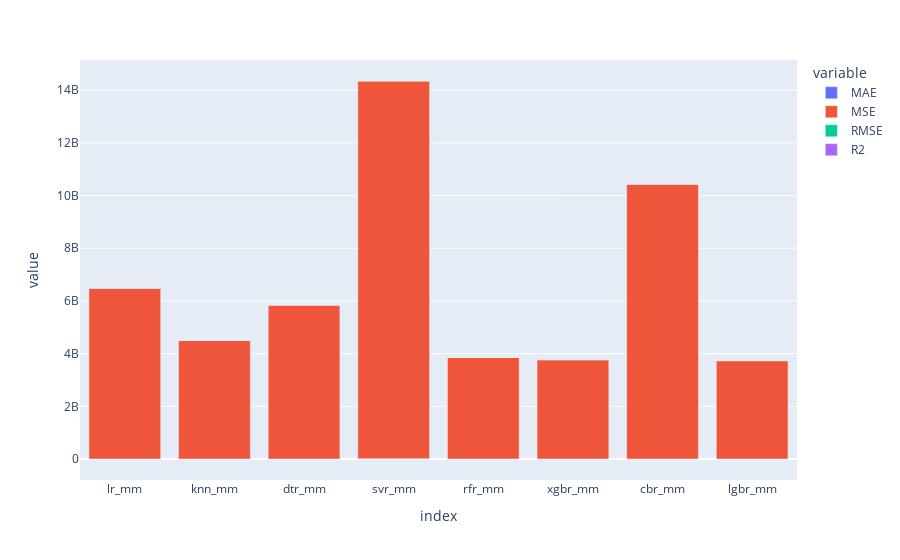

The cell this chart's notebook holds for it:
### Code cell
import plotly.express as px

df = scores_mm
fig = px.bar(df )
fig.show()

### Figure 1 — Plotly figure (JSON) as saved in the notebook; plotly's stock layout.template omitted (floating-point values rounded to 4 significant figures)
{"data": [{"alignmentgroup": "True", "hovertemplate": "variable=MAE<br>index=%{x}<br>value=%{y}<extra></extra>", "legendgroup": "MAE", "marker": {"color": "#636efa", "pattern": {"shape": ""}}, "name": "MAE", "offsetgroup": "MAE", "orientation": "v", "showlegend": true, "textposition": "auto", "type": "bar", "x": ["lr_mm", "knn_mm", "dtr_mm", "svr_mm", "rfr_mm", "xgbr_mm", "cbr_mm", "lgbr_mm"], "xaxis": "x", "y": [59960.0, 47130.0, 55450.0, 88920.0, 43580.0, 43180.0, 79850.0, 42750.0], "yaxis": "y"}, {"alignmentgroup": "True", "hovertemplate": "variable=MSE<br>index=%{x}<br>value=%{y}<extra></extra>", "legendgroup": "MSE", "marker": {"color": "#EF553B", "pattern": {"shape": ""}}, "name": "MSE", "offsetgroup": "MSE", "orientation": "v", "showlegend": true, "textposition": "auto", "type": "bar", "x": ["lr_mm", "knn_mm", "dtr_mm", "svr_mm", "rfr_mm", "xgbr_mm", "cbr_mm", "lgbr_mm"], "xaxis": "x", "y": [6485000000.0, 4504000000.0, 5843000000.0, 14350000000.0, 3855000000.0, 3770000000.0, 10430000000.0, 3734000000.0], "yaxis": "y"}, {"alignmentgroup": "True", "hovertemplate": "variable=RMSE<br>index=%{x}<br>value=%{y}<extra></extra>", "legendgroup": "RMSE", "marker": {"color": "#00cc96", "pattern": {"shape": ""}}, "name": "RMSE", "offsetgroup": "RMSE", "orientation": "v", "showlegend": true, "textposition": "auto", "type": "bar", "x": ["lr_mm", "knn_mm", "dtr_mm", "svr_mm", "rfr_mm", "xgbr_mm", "cbr_mm", "lgbr_mm"], "xaxis": "x", "y": [80530.0, 67110.0, 76440.0, 119800.0, 62090.0, 61400.0, 102100.0, 61100.0], "yaxis": "y"}, {"alignmentgroup": "True", "hovertemplate": "variable=R2<br>index=%{x}<br>value=%{y}<extra></extra>", "legendgroup": "R2", "marker": {"color": "#ab63fa", "pattern": {"shape": ""}}, "name": "R2", "offsetgroup": "R2", "orientation": "v", "showlegend": true, "textposition": "auto", "type": "bar", "x": ["lr_mm", "knn_mm", "dtr_mm", "svr_mm", "rfr_mm", "xgbr_mm", "cbr_mm", "lgbr_mm"], "xaxis": "x", "y": [0.5207, 0.6671, 0.5682, -0.06028, 0.7151, 0.7214, 0.229, 0.7241], "yaxis": "y"}], "layout": {"barmode": "relative", "legend": {"title": {"text": "variable"}, "tracegroupgap": 0}, "margin": {"t": 60}, "xaxis": {"anchor": "y", "domain": [0, 1], "title": {"text": "index"}}, "yaxis": {"anchor": "x", "domain": [0, 1], "title": {"text": "value"}}}}
